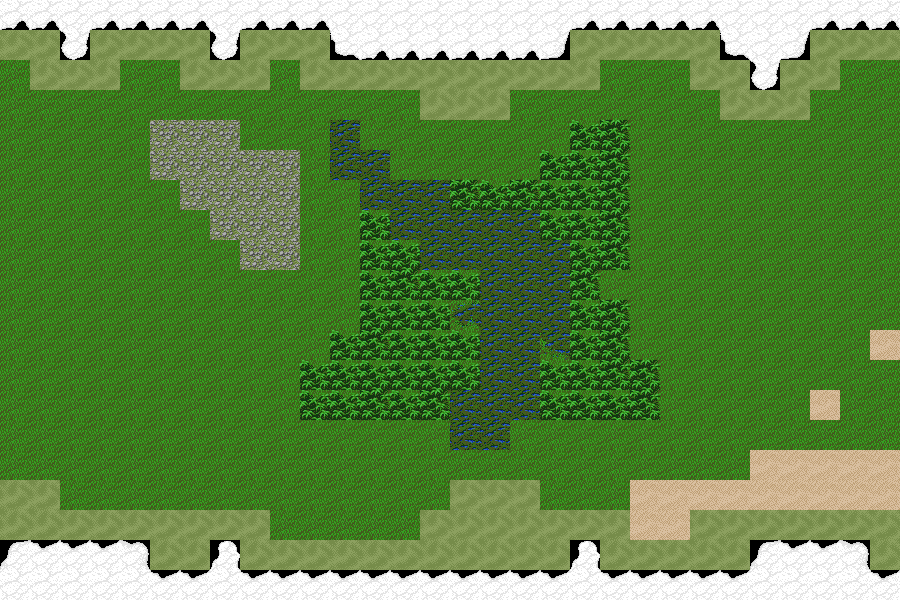

A level layout from a 2D game, rendered from its tile map. Below: a short description, then the map file with its tile-grid data intact:
An orthogonal 30x20 tile map with 30x30 px tiles, 1 tile layer (Calque de Tuiles 1).

<map version="1.10" tiledversion="1.10.2" orientation="orthogonal" renderorder="right-down" width="30" height="20" tilewidth="30" tileheight="30" infinite="0" nextlayerid="2" nextobjectid="1">
 <tileset firstgid="1" source="tiles.tsx" />
 <layer id="1" name="Calque de Tuiles 1" width="30" height="20">
  <data encoding="csv">
45,45,41,45,45,45,45,41,45,45,45,41,41,41,41,41,41,41,41,45,45,45,45,45,41,41,41,45,45,45,
81,81,55,81,81,81,81,55,81,81,81,53,45,45,45,45,45,45,47,81,81,81,81,81,53,41,47,81,81,81,
3,81,81,81,3,3,81,81,81,3,81,81,81,81,81,81,81,81,81,81,3,3,3,81,81,55,81,81,3,3,
3,3,3,3,3,3,3,3,3,3,3,3,3,3,81,81,81,3,3,3,3,3,3,3,81,81,81,3,3,3,
3,3,3,3,3,121,121,121,3,3,3,101,3,3,3,3,3,3,3,62,63,3,3,3,3,3,3,3,3,3,
3,3,3,3,3,121,121,121,121,121,3,101,101,3,3,3,3,3,62,62,63,3,3,3,3,3,3,3,3,3,
3,3,3,3,3,3,121,121,121,121,3,3,101,101,101,63,62,63,62,62,63,3,3,3,3,3,3,3,3,3,
3,3,3,3,3,3,3,121,121,121,3,3,62,101,101,101,101,101,62,62,63,3,3,3,3,3,3,3,3,3,
3,3,3,3,3,3,3,3,121,121,3,3,62,62,101,101,101,101,101,62,63,3,3,3,3,3,3,3,3,3,
3,3,3,3,3,3,3,3,3,3,3,3,62,63,62,62,101,101,101,63,3,3,3,3,3,3,3,3,3,3,
3,3,3,3,3,3,3,3,3,3,3,3,62,62,62,114,101,101,101,62,63,3,3,3,3,3,3,3,3,3,
3,3,3,3,3,3,3,3,3,3,3,62,63,62,62,62,101,101,113,62,63,3,3,3,3,3,3,3,3,21,
3,3,3,3,3,3,3,3,3,3,62,62,62,62,62,62,101,101,62,62,63,63,3,3,3,3,3,3,3,3,
3,3,3,3,3,3,3,3,3,3,62,62,63,62,63,101,101,101,62,62,62,63,3,3,3,3,3,21,3,3,
3,3,3,3,3,3,3,3,3,3,3,3,3,3,3,101,101,3,3,3,3,3,3,3,3,3,3,3,3,3,
3,3,3,3,3,3,3,3,3,3,3,3,3,3,3,3,3,3,3,3,3,3,3,3,3,21,21,21,21,21,
81,81,3,3,3,3,3,3,3,3,3,3,3,3,3,81,81,81,3,3,3,21,21,21,21,21,21,21,21,21,
81,81,81,81,81,81,81,81,81,3,3,3,3,3,81,81,81,81,81,81,81,21,21,81,81,81,81,81,81,81,
50,42,42,42,44,81,81,52,81,81,81,81,81,81,81,81,81,81,81,52,81,81,81,81,81,50,42,42,44,81,
41,41,41,41,41,42,42,41,42,42,42,42,42,42,42,42,42,42,42,41,42,42,42,42,42,41,41,41,41,42
</data>
 </layer>
</map>
